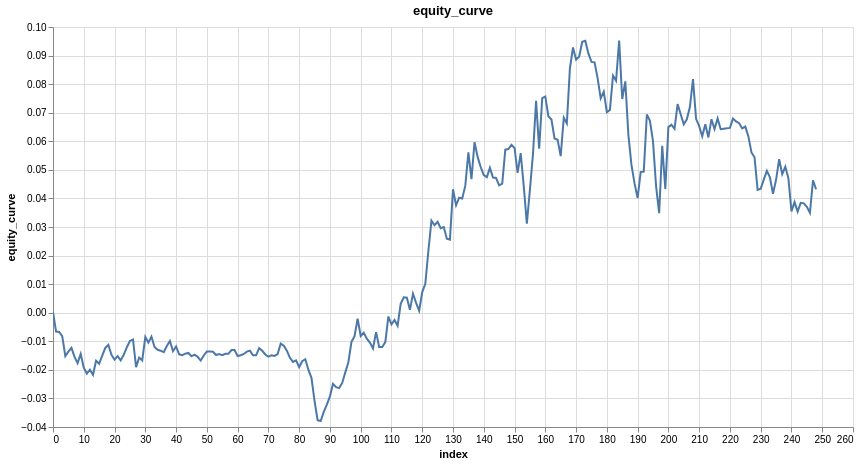

Notebook code cell kept with this figure:
### Code cell
research.plot_column(trade_results, 'equity_curve')

### Figure 1 — Vega-Lite specification as saved in the notebook (floating-point values rounded to 4 significant figures; data arrays with more than 128 entries replaced by an {"elided": "..."} marker saying what was removed)
{"config": {"view": {"continuousWidth": 300, "continuousHeight": 300}}, "data": {"name": "data-5b5db9df4467bed8421eaef4f2980aed"}, "mark": {"type": "line", "tooltip": true}, "encoding": {"x": {"field": "index", "type": "quantitative"}, "y": {"field": "equity_curve", "type": "quantitative"}}, "height": 400, "params": [{"name": "param_1e9efca18e7a2868", "select": {"type": "interval", "encodings": ["x", "y"]}, "bind": "scales"}], "title": "equity_curve", "width": 800, "$schema": "https://vega.github.io/schema/vega-lite/v6.4.1.json", "datasets": {"data-5b5db9df4467bed8421eaef4f2980aed": {"elided": "249 records"}}}
